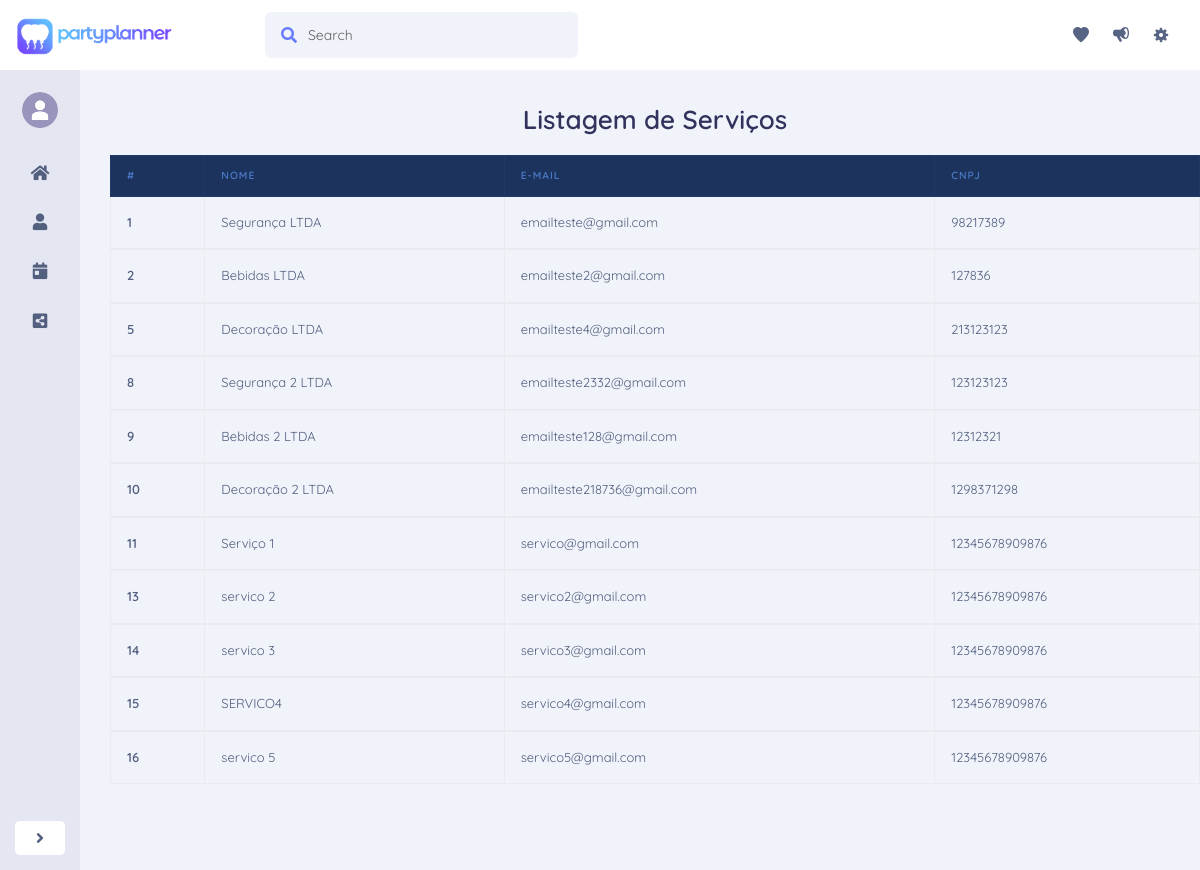
Before: /view/lista_servico.php (signed in) with the older database file.
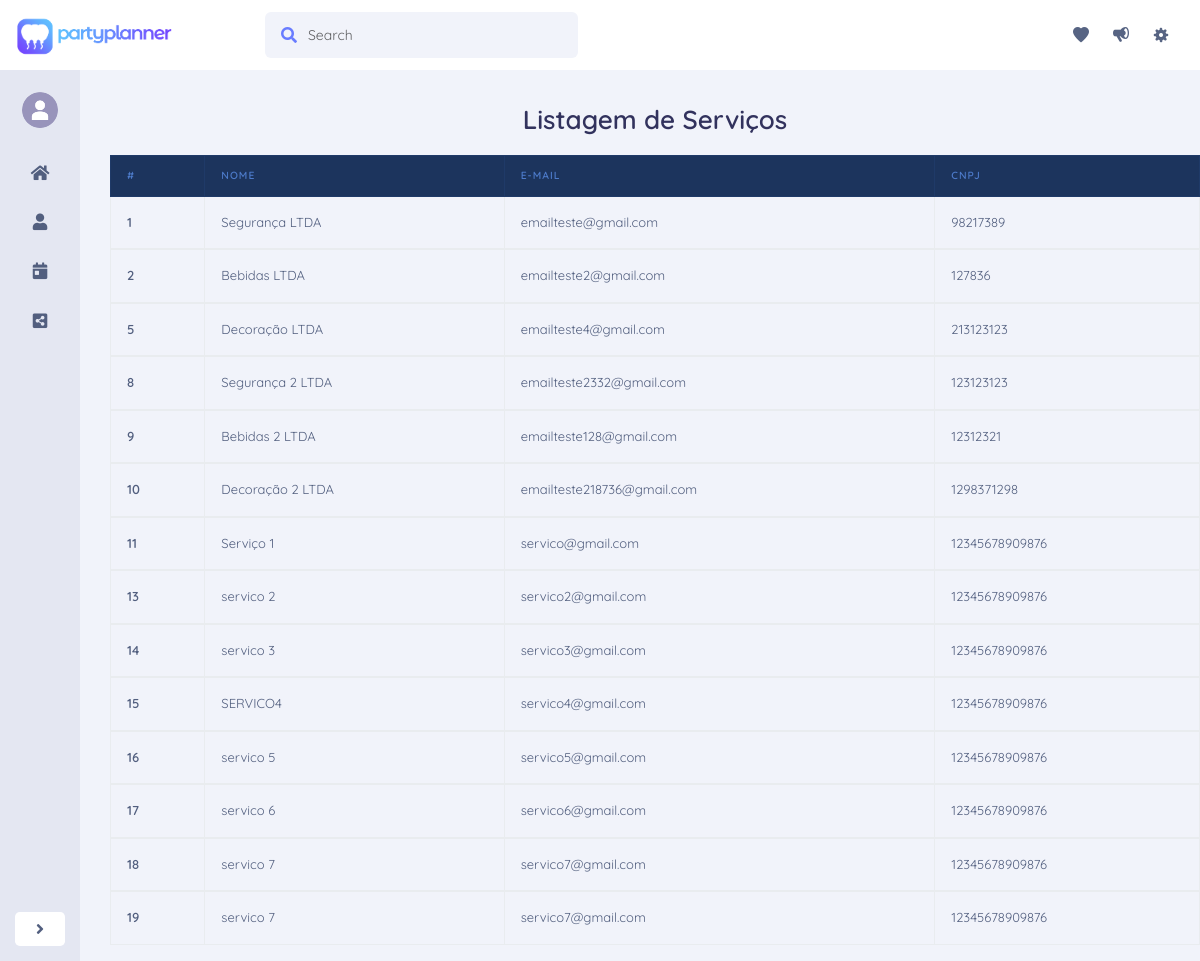
After: the same page with the newer database file.
### tables this page shows
CREATE TABLE `usuario` (
  `id` bigint(20) NOT NULL,
  `nome` varchar(100) NOT NULL,
  `email` varchar(200) NOT NULL,
  `senha` varchar(20) NOT NULL,
  `tipo` char(1) NOT NULL,
  `cnpj` char(14) DEFAULT NULL,
  `telefone` bigint(20) DEFAULT NULL,
  `idCategoria` int(11) DEFAULT NULL
);

### autoload.php (called while the page is built, shortened)
<?php
function autoload($classe)
{
    $classe = lcfirst($classe);
    $classe2 = lcfirst(substr($classe, 0,8));
    $classe3 = lcfirst(substr($classe, 8));
    $classe4 = lcfirst(substr($classe, 0,6));
    $classe5 = lcfirst(substr($classe, 6));
    $classe6 = lcfirst(substr($classe, 8,6));
    $classe7 = lcfirst(substr($classe, 14));
}

### modelo/database.class.php (called while the page is built, shortened)
<?php
include_once '../autoload.php';
class Database{
    protected static $conn;
    private function __construct()
    {
        try
        {
            self::$conn = new PDO("mysql:host=". Config::HOST_NAME."; dbname=".Config::DATABASE_NAME, Config::DATABASE_USER_NAME, Config::DATABASE_PASSWORD);
            self::$conn->setAttribute(PDO::ATTR_ERRMODE, PDO::ERRMODE_EXCEPTION);
            self::$conn->exec('SET NAMES utf8');
        }
        catch (PDOException $e)
        {
            $email = new Email();
            die("Connection Error: " . $e->getMessage());
        }
    }
    public static function conectar()
    {
        return self::$conn;
    }
}

### controle/controle.servico.class.php (called while the page is built, shortened)
<?php
class ControleServico extends ControleBase {
    private $servico;
    public function __construct() {
        $this->servico = new Servico();
    }
    public function controleAcao($acao,$param=null,$param2=null){
        switch ($acao) {
            default:
                return parent::controleAcao($acao,$param,$param2);
                break;
        }
    }
    protected function listarTodos($param=null, $param2){
        return $this->servico->listarTodos($param, $param2);
    }
}

### modelo/servico.class.php (called while the page is built, shortened)
<?php
class Servico implements IBaseModelo{
    private $id;
    private $nome;
    private $email;
    private $cnpj;
    private $conn;
    public function getId() {
        return $this->id;
    }
    public function getNome() {
        return $this->nome;
    }
    public function getEmail() {
        return $this->email;
    }
    public function getCnpj() {
        return $this->cnpj;
    }
    public function __construct() {
        $this->conn = Database::conectar();
    }
    public function listarTodos($nome=null, $idCategoria){
        try{
            if(!is_null($nome)){
                if (!is_null($idCategoria)) {
                    $query="SELECT id, nome, email, telefone, senha, cnpj, idCategoria FROM usuario WHERE nome LIKE :nome AND idCategoria=:idCategoria AND tipo='S'";
                }else {
                    $query="SELECT id, nome, email, telefone, senha, cnpj, idCategoria FROM usuario WHERE nome LIKE :nome AND tipo='S'";
                }
            }else{
                if (!is_null($idCategoria)) {
                    $query="SELECT id, nome, email, telefone, senha, cnpj, idCategoria FROM usuario WHERE idCategoria=:idCategoria AND tipo='S'";
                }else {
                    $query="SELECT id, nome, email, telefone, senha, cnpj, idCategoria FROM usuario WHERE tipo='S'";
                }
            }
            $this->stmt= $this->conn->prepare($query);
            if($this->stmt->execute()){
                $servicos = $this->stmt->fetchAll(PDO::FETCH_CLASS,"Servico");
            }
            return $servicos;
        } catch(PDOException $e) {
            echo "<div class='alert alert-danger'>".$e->getMessage()."</div>";
            return null;
        }
    }
}

### controle/controle.base.class.php (called while the page is built, shortened)
<?php
abstract class ControleBase {
    public function controleAcao($acao,$param=null, $param2=null) {
        switch ($acao) {
             case "listarTodos":
                return $this->listarTodos($param, $param2);
                break;
        }
    }
}
?>

### view/lista_servico.php (the view, shortened to what this page needs)
<?php
	include_once '../autoload.php';
	$servicoControle = new ControleServico();
	$servicos = array();
	if(isset($_GET['procure'])){
		$servicos = $servicoControle->controleAcao("listarTodos", $_GET['procure']);
	}else{
		$servicos = $servicoControle->controleAcao("listarTodos");
	}
?>
<!DOCTYPE html>
<html>
<head>
<link rel="stylesheet" href="https://stackpath.bootstrapcdn.com/bootstrap/4.1.0/css/bootstrap.min.css">
    <link rel="stylesheet" href="https://use.fontawesome.com/releases/v5.8.1/css/all.css">
    <link rel="stylesheet" href="css/main.css">
	<link href="vendor/nucleo/css/nucleo.css" rel="stylesheet">
	<link href="vendor/@fortawesome/fontawesome-free/css/all.min.css" rel="stylesheet">
	<link type="text/css" href="css/argon.css?v=1.0.0" rel="stylesheet">
</head>
<body>
    <?php include_once('include/navbar.php'); ?>
    <div class="wrapper">
    	<?php include_once('include/sidebar.php'); ?>
    	<div id="page">
<h1 class="text-center mb-3">Listagem de Serviços</h1>
    <table class="table table-bordered">
        <thead class="thead-dark">
            <tr>
                <th scope="col">#</th>
				<th scope="col">Nome</th>
				<th scope="col">E-mail</th>
                <th scope="col">Cnpj</th>
            </tr>
        </thead>
		<?php
		if(!empty($servicos)){
			foreach ($servicos as $serv) {
				echo "
					<tbody>
						<tr>
							<th scope='row'><a href='perfil_servico.php?servico=".$serv->getId()."'>".$serv->getId()."</a></th>
							<td><a style='' href='perfil_servico.php?servico=".$serv->getId()."'>".$serv->getNome()."</a></td>
							<td><a href='perfil_servico.php?servico=".$serv->getId()."'>".$serv->getEmail()."</a></td>
							<td><a href='perfil_servico.php?servico=".$serv->getId()."'>".$serv->getCnpj()."</a></td>
						</tr>
					</tbody>
				";
			}
		}
		?>

### view/include/navbar.php (shortened to what this page needs)
<div class="navigation bg-light">
	<nav class="navbar navbar-horizontal navbar-expand-lg">
		<div class="container container-menu">
			<a class="navbar-brand" href="home.php"><img src="img/brand/logo-padrao.png"/></a>
			<div class="collapse navbar-collapse" id="navbar-default">
				<form class="navbar-search navbar-search-light form-inline mr-3 d-none d-md-flex ml-lg-auto">
				  <div class="form-group mb-0">
					<div class="input-group input-group-alternative">
					  <div class="input-group-prepend">
						<span class="input-group-text"><i class="fas fa-search"></i></span>
					  </div>
					  <input class="form-control" placeholder="Search" type="text">
					</div>
				  </div>
				</form>
				<ul class="navbar-nav ml-lg-auto">
					<li class="nav-item">
						<a class="nav-link nav-link-icon" href="#">
							<i class="ni ni-favourite-28"></i>
						</a>
					</li>
					<li class="nav-item">
						<a class="nav-link nav-link-icon" href="">
							<i class="ni ni-notification-70"></i>
						</a>
					</li>
					<li class="nav-item dropdown">
						<a class="nav-link nav-link-icon" href="" id="navbar-default_dropdown_1" role="button" data-toggle="dropdown" aria-haspopup="true" aria-expanded="false">
							<i class="ni ni-settings-gear-65"></i>
						</a>
					</li>
				</ul>
			</div>
		</div>
	</nav>
</div>

### view/include/sidebar.php (shortened to what this page needs)
<nav id="sidebar" class="minimized">
				<button id="expandeMenu" class="btn-diferente">
                    	<i class="fas fa-angle-right"></i>
				</button>
            <div class="sidebar-header">
				<div class="header-photo circle">
					<img src="img/fotosPerfil/noimage5.png"/>
				</div>
            </div>
            <ul class="list-unstyled components">
                <a href="">
	                <li class="active">
	                    <i class="fas fa-home"></i><span>Página incial</span>
	                </li>
                </a>
                <a href="">
					<li>
                    	<i class="fas fa-user"></i><span>Seu perfil</span>
                	</li>
                </a>
				<a href="lista_evento.php">
					<li>
                    	<i class="fas fa-calendar-day"></i><span>Seus eventos</span>
                	</li>
                </a>
                <a href="">
					<li>
                    	<i class="fas fa-share-alt-square"></i><span>Compartilhados</span>
                	</li>
                </a>
            </ul>
        </nav>

### view/css/main.css (style rules this page uses)
.wrapper { display: flex; align-items: stretch; width: 100%; margin-left: auto; margin-right: auto; display: flex; align-items: stretch; }
html { height: 100%; }
body { font-family: 'Quicksand' !important; background-color: #f1f3fa !important; height: 100%; }
a, a:hover, a:focus { color: inherit; text-decoration: none; transition: all 0.1s; }
#sidebar { background: rgb(228, 231, 242); color: inherit; width: 83px; min-height: 100vh; }
#sidebar .sidebar-header { padding: 20px 20px 0px; height: 120px; background-size: 100% 100%; border-top-left-radius: 0.3rem; border-top-right-radius: 0.3rem; }
#sidebar .header-photo { width: 74px; height: 74px; margin: auto; padding: 2px; background-size: 100% 100%; }
#sidebar .header-photo img { width: 100%; height: 100%;; border-radius: 50px; margin: 0px; }
#sidebar ul.components { padding: 20px 0 0 0; font-size: .8rem; }
#sidebar ul li { padding: 15px 30px 15px 30px; font-size: 0.8rem; }
#sidebar ul > a { font-size: 1.1em; display: block; }
#sidebar ul > a i { font-size: 1em; margin-right: 13px; }
#sidebar.minimized { text-align: center; }
#sidebar.minimized .sidebar-header { height: auto; background: none; }
#sidebar.minimized .header-photo { width: 40px; height: 40px; position: relative; }
#sidebar.minimized .list-unstyled li { text-align: center; padding: 15px 25px 15px 25px; }
#sidebar.minimized .list-unstyled li i { font-size: 1.3em; margin-right: 0px; }
.navigation { width: 100%; }
.navbar ul { float: right; position: absolute; right: 15px; }
.bg-light { background-color: #fff !important; }
.navbar-brand img { width: 160px; }
.navbar-brand { margin-right: 90px !important; font-size: 1.3rem; font-weight: bold; color: #697cff !important; }
.navbar { width: 100%; padding: 0.5rem 15px !important; margin-left: auto; margin-right: auto; }
@media (min-width: 992px) { .navbar-expand-lg { height: 70px; } }
.container.container-menu { width: auto; padding-right: 0px !important; padding-left: 0px !important; margin-right: 0px !important; margin-left: 0px !important; }
#page { width: 100%; margin: 30px 0px 0px 30px; text-align: left; }
.btn-diferente { padding: 5px 21px; border: none; background-color: #fff; color: #525f7f; border-radius: 0.3rem; cursor: pointer; outline: none; }
#expandeMenu { position: fixed; left: 15px; bottom: 15px; }
.circle { border-radius: 50%; }

Changed rows visible on the page:
added usuario: id "17", nome "servico 6", email "servico6@gmail.com", cnpj "12345678909876"
added usuario: id "18", nome "servico 7", email "servico7@gmail.com", cnpj "12345678909876"
added usuario: id "19", nome "servico 7", email "servico7@gmail.com", cnpj "12345678909876"
